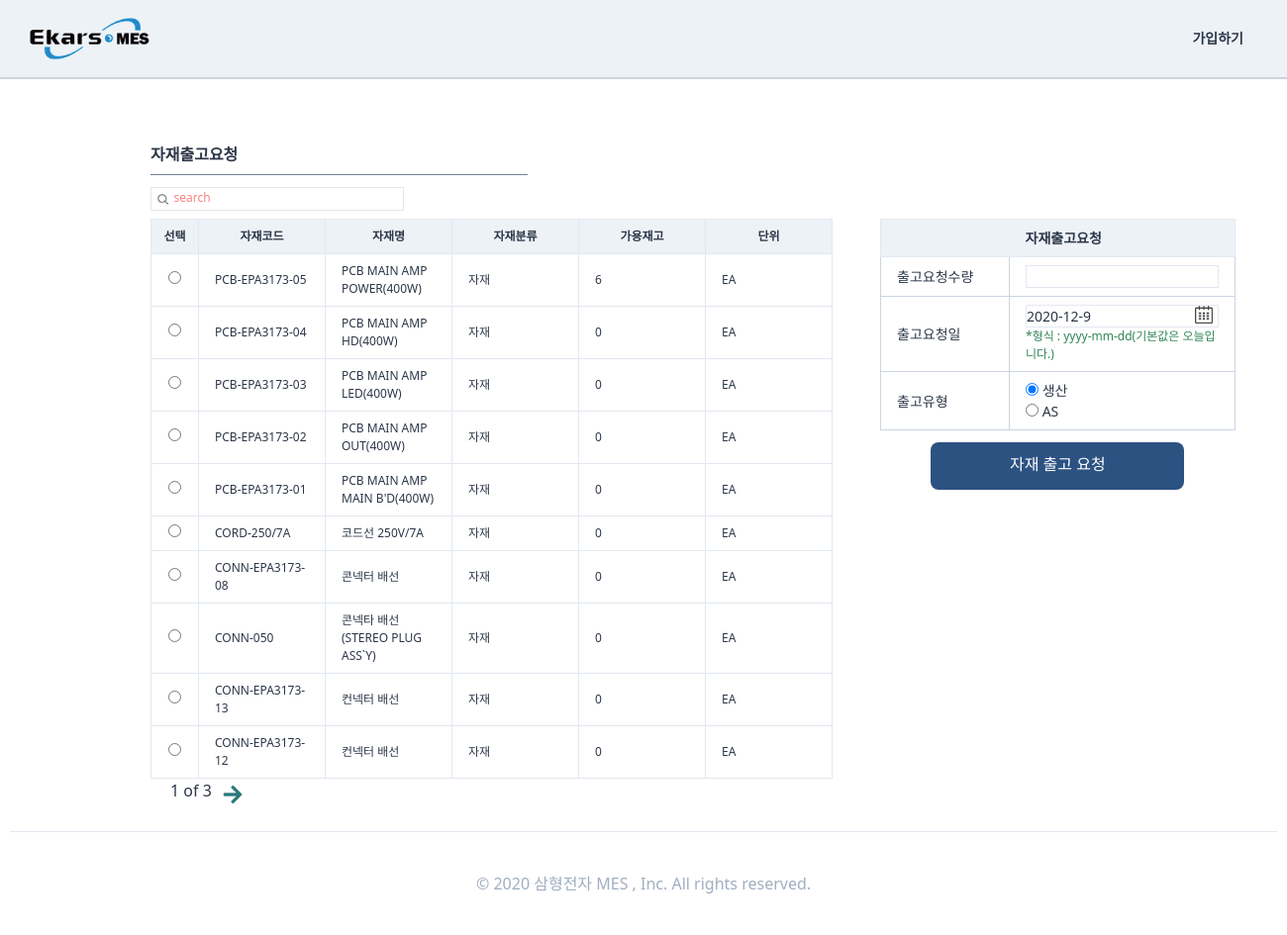
/qualitycontrols/materialoutrequest/, run on an earlier commit of the app's database.
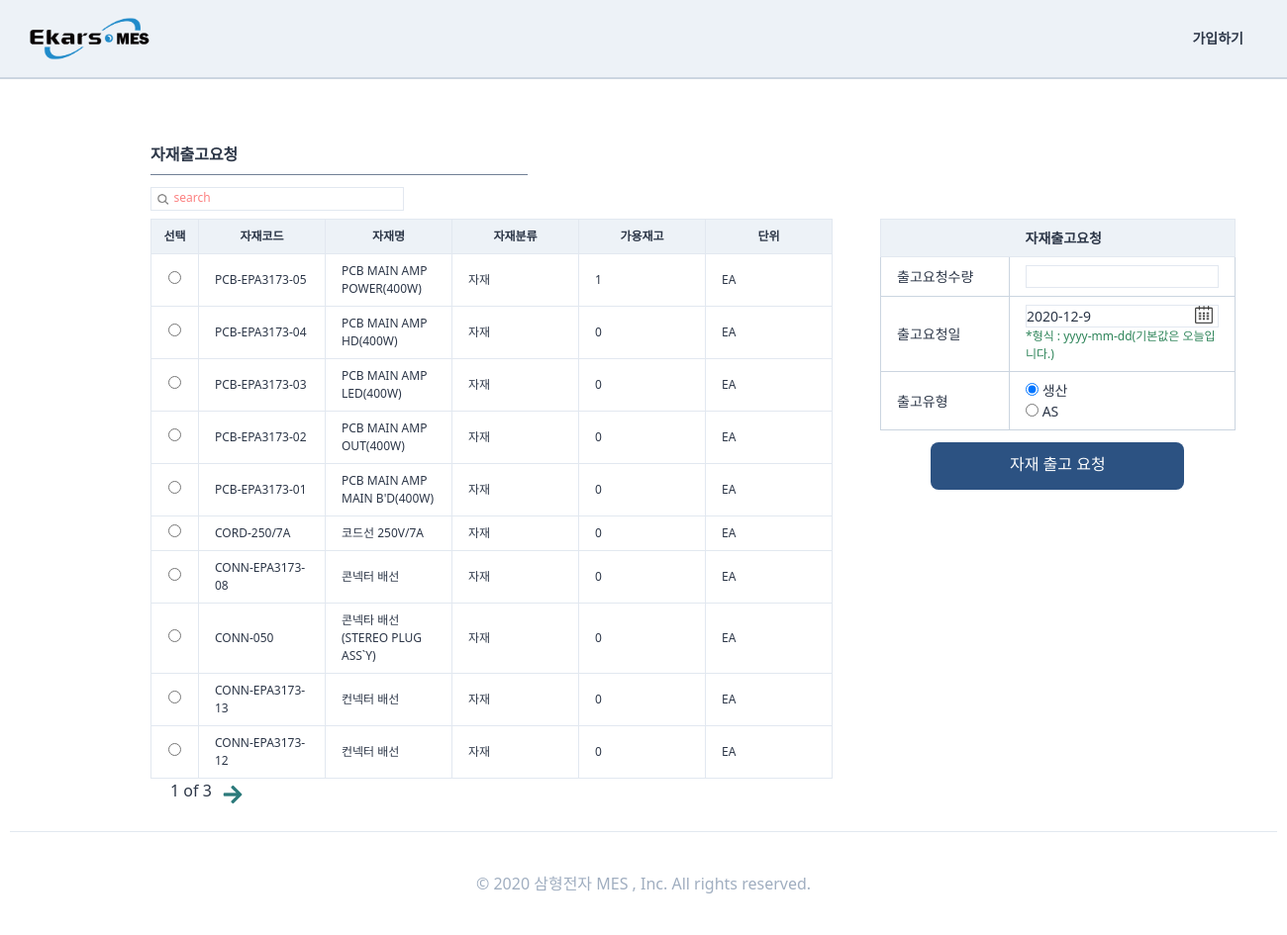
And on a later commit of the database.
### StandardInformation/models.py (models this page shows, shortened)
class Material(TimeStampedModel):
    EA = "EA"
    ROLL = "ROLL"
    BOX = "BOX"
    SET = "SET"
    봉 = "봉"
    단위_CHOICES = (
        (EA, "EA"),
        (ROLL, "ROLL"),
        (BOX, "BOX"),
        (SET, "SET"),
        (봉, "봉"),
    )
    자재 = "자재"
    부분품 = "부분품"
    상품 = "상품"
    품목_CHOICES = (
        (자재, "자재"),
        (부분품, "부분품"),
        (상품, "상품"),
    )
    작성자 = models.ForeignKey(
        "users.User", related_name="자재제품작성자", on_delete=models.SET_NULL, null=True
    )
    자재코드 = models.CharField(max_length=120, blank=True)
    품목 = models.CharField(
        choices=품목_CHOICES, max_length=4, null=True, blank=True, default=자재
    )
    자재품명 = models.CharField(max_length=100, blank=True)
    규격 = models.CharField(max_length=30, blank=True)
    단위 = models.CharField(choices=단위_CHOICES, max_length=4, blank=True, default=EA)
    자재공급업체 = models.ForeignKey(
        "SupplyPartner",
        related_name="제공자재",
        on_delete=models.SET_NULL,
        null=True,
        blank=True,
    )
    단가 = models.IntegerField(null=True)
    특이사항 = models.TextField(blank=True, null=True)
    class Meta:
        verbose_name = "자재"
        verbose_name_plural = "자재"

### stockmanages/models.py (models this page shows, shortened)
class StockOfMaterial(TimeStampedModel):
    자재 = models.OneToOneField(
        SI_models.Material, related_name="자재재고", on_delete=models.CASCADE
    )
    실수량 = models.IntegerField(null=True, blank=True, default=0)
    입고요청포함수량 = models.IntegerField(null=True, blank=True, default=0)
    출고요청제외수량 = models.IntegerField(null=True, blank=True, default=0)
    class Meta:
        verbose_name = "자재재고"
        verbose_name_plural = "자재재고"

### qualitycontrols/views.py (the view, shortened to what this page needs)
# urls.py: path("materialoutrequest/", views.materialoutrequest, name="materialoutrequest",),
def materialoutrequest(request):
    form = forms.materialoutrequest(request.POST or None)
    search = request.GET.get("search")
    if search is None:
        customer = SI_models.Material.objects.all().order_by("-created")
        s_bool = False
    pagediv = 10
    totalpage = int(math.ceil(len(customer) / pagediv))
    paginator = Paginator(customer, pagediv, orphans=0)
    page = request.GET.get("page", "1")
    customer = paginator.get_page(page)
    nextpage = int(page) + 1
    previouspage = int(page) - 1
    notsamebool = True
    seletelist = ["출고유형"]
    if int(page) == totalpage:
        notsamebool = False
    if (search is None) or (search == ""):
        search = "search"
    return render(
        request,
        "qualitycontrols/materialoutrequest.html",
        {
            "customer": customer,
            "form": form,
            "search": search,
            "page": page,
            "totalpage": totalpage,
            "notsamebool": notsamebool,
            "nextpage": nextpage,
            "previouspage": previouspage,
            "s_bool": s_bool,
            "seletelist": seletelist,
        },
    )

### qualitycontrols/forms.py (shortened to what this page needs)
class materialoutrequest(forms.ModelForm):
    자재 = forms.CharField(max_length=20)
    class Meta:
        model = SM_models.StockOfMaterialOutRequest
        fields = (
            "출고요청수량",
            "출고요청일",
            "출고유형",
        )
        widgets = {
            "출고유형": forms.RadioSelect(),
        }
        help_texts = {
            "출고요청일": "*형식 : yyyy-mm-dd(기본값은 오늘입니다.)",
        }

### templates/qualitycontrols/materialoutrequest.html (shortened to what the changed rows need)
{%extends "qualitycontrols/qualitycontrolshome.html"%}
{%load static%}
{%block main_contens%}
<div class="w-11/12 h-full ml-32 -mt-6 font-normal pt-12 flex flex-row">
    <div class="flex flex-col p-6 w-full ">
        <div class="flex flex-row items-start justify-start">
            <div class="flew flex-col">
                <form method="POST" class="w-full flex flex-col justify-center" enctype="multipart/form-data">
                    <table class="table-fixed font-light text-xs w-full">
                        <thead>
                            <tr>
                                <th class="border bg-gray-200 px-1 py-2 w-12">선택</th>
                                <th class="border bg-gray-200 px-4 py-2 w-32">자재코드</th>
                                <th class="border bg-gray-200 px-4 py-2 w-32">자재명</th>
                                <th class="border bg-gray-200 px-4 py-2 w-32">자재분류</th>
                                <th class="border bg-gray-200 px-4 py-2 w-32">가용재고</th>
                                <th class="border bg-gray-200 px-4 py-2 w-32">단위</th>
                            </tr>
                        </thead>
                        <tbody>
                            <ul id="id_자재">
                                {%for list in customer%}
                                <tr>
                                    <td class="border px-4 py-2 text-center">
                                        <label for="id_자재_0"><input type="radio" name="자재" value={{list.자재코드}}
                                                required="" id="id_자재_0">
                                        </label>
                                    </td>
                                    <td class="border px-4 py-2 hover:text-blue-700">
                                        {{list.자재코드}}</td>
                                    <td class="border px-4 py-2">{{list.자재품명}}</td>
                                    <td class="border px-4 py-2">{{list.품목}}</td>
                                    <td class="border px-4 py-2">{{list.자재재고.출고요청제외수량}}</td>
                                    <td class="border px-4 py-2">{{list.단위}}</td>
                                </tr>
                                {%endfor%}
                            </ul>
                        </tbody>
                    </table>
            </div>
            <div class=" flex flex-col px-12 justify-center items-center">
                <div class="w-full justify-center flex flex-col">
                    <table class="table-fixed text-sm w-full">
                        <thead>
                            <tr>
                                <th class="border border-r-0 bg-gray-200 px-4 py-2 w-32"></th>
                                <th class="border border-l-0 bg-gray-200 px-4 py-2 w-56 text-left">자재출고요청</th>
                            </tr>
                        </thead>
                    </table>
                </div>
            </div>
        </div>
    </div>
</div>
{%endblock main_contens %}

What changed in the data, as far as the page shows it:
changed through a linked row, Material "PCB-EPA3173-05": 자재재고.출고요청제외수량 "6" → "1"
